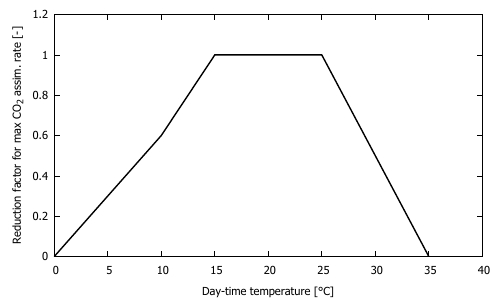

Write gnuplot code to recreate this figure.
# GNUPlot command file for generating the response function for
# TMPFTB in the WOFOST system description
set termopt enhanced 
set xrange [0.0:40]
set yrange [0:1.2]
#set terminal svg size 800,600 enhanced font 'Verdana,12'
set terminal pdf
set output 'figure_TMPFTB.pdf'
set xlabel 'Day-time temperature [°C]'
set ylabel 'Reduction factor for max CO_{2} assim. rate [-]'
plot 'figure_TMPFTB.csv' using 1:2 with lines t'' lt -1 lw 2,
set output
